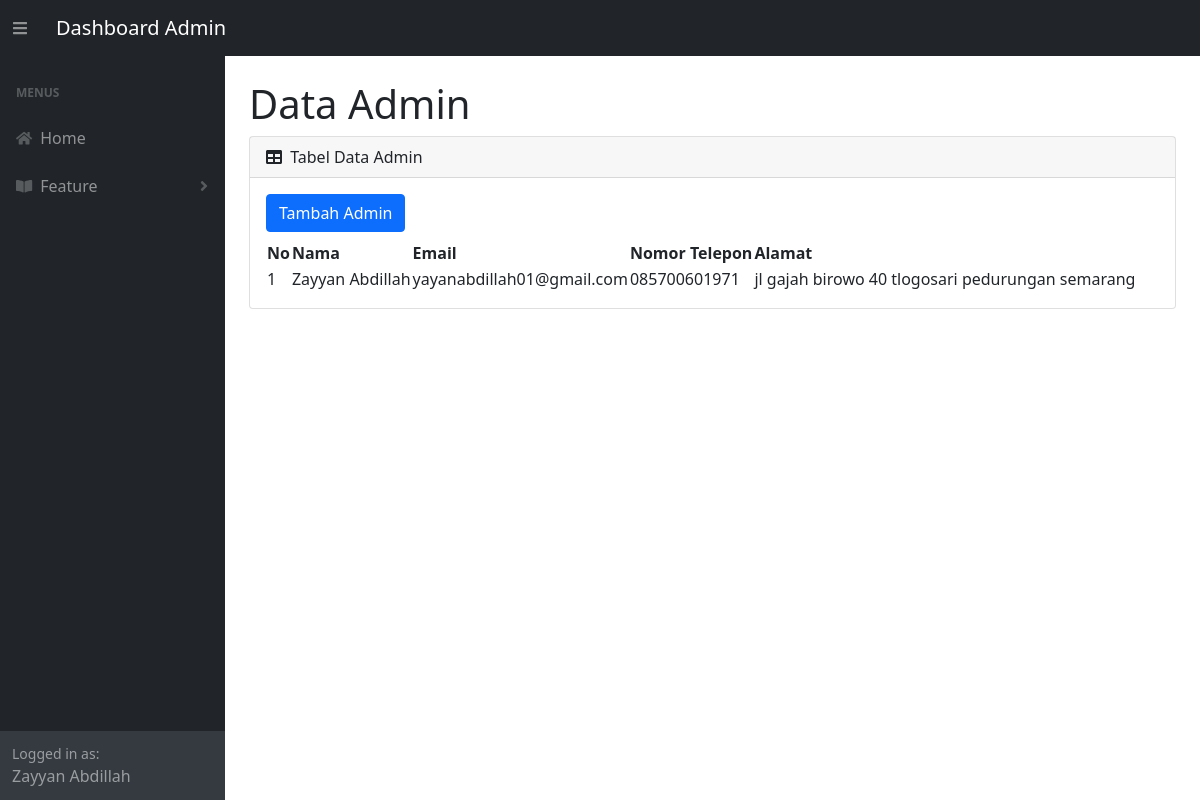
Page /public/dashboard/admin (signed in) on the committed database.
### tables this page shows
CREATE TABLE `user` (
  `id_user` int(11) NOT NULL,
  `fullname` varchar(100) NOT NULL,
  `email` varchar(50) NOT NULL,
  `password` varchar(255) NOT NULL,
  `phone` varchar(20) NOT NULL,
  `address` varchar(100) NOT NULL,
  `role` varchar(10) NOT NULL
);

### app/core/Controller.php (called while the page is built, shortened)
<?php
class Controller {
    public function view($view, $data = [])
    {
        require_once '../app/views/' . $view . '.php';
    }
    public function model($model)
    {
        return new $model;
    }
}

### app/controllers/Dashboard.php (called while the page is built, shortened)
<?php
class Dashboard extends Controller {
    public function admin()
    {
        $data['judul'] = 'Dashboard Admin';
        $data['admins'] = $this->model('User_model')->getAdmin();
        $data['user'] = $_SESSION['loginData'];
        $this->view('templates/headerDash', $data);
        $this->view('dashboard/admin', $data);
    }
}

### app/core/App.php (called while the page is built, shortened)
<?php
class App {
    protected $method = 'index';
    protected $params = [];
    public function __construct()
    {
        $url = $this->parseURL();
        if ( file_exists('../app/controllers/' . $url[0] . '.php') ) {
            unset($url[0]);
        }
        $this->controller = new $this->controller;
        if ( isset($url[1]) ) {
            if ( method_exists($this->controller, $url[1]) ) {
                $this->method = $url[1];
            }
        }
        call_user_func_array([$this->controller, $this->method], $this->params);
    }
    public function parseURL() {
        if (isset($_GET['url'])) {
            $url = rtrim($_GET['url'], '/');
            $url = filter_var($url,FILTER_SANITIZE_URL);
            $url = explode('/', $url);
            return $url;
        }
    }
}

### public/index.php (called while the page is built, shortened)
<?php
$app = new App;

### app/core/Database.php (called while the page is built, shortened)
<?php
class Database {
    private $host = DB_HOST;
    private $user = DB_USER;
    private $pass = DB_PASS;
    private $dbname = DB_NAME;
    private $dbh;
    private $stmt;
    public function __construct()
    {
        $dsn = 'mysql:host=' . $this->host . ';dbname=' . $this->dbname;
        $option = [
            PDO::ATTR_PERSISTENT => true,
            PDO::ATTR_ERRMODE => PDO::ERRMODE_EXCEPTION
        ];
        try {
            $this->dbh = new PDO($dsn, $this->user, $this->pass, $option);
        } catch (PDOException $e) {
            die($e->getMessage());
        }
    }
    public function query($query)
    {
        $this->stmt = $this->dbh->prepare($query);
    }
    public function bind($param, $value, $type = null)
    {
        if ( is_null($type) ) {
            switch (true) {
                default :
                    $type = PDO::PARAM_STR;
            }
        }
        $this->stmt->bindValue($param, $value, $type);
    }
    public function execute()
    {
        $this->stmt->execute();
    }
    public function resultSet()
    {
        $this->execute();
        return $this->stmt->fetchAll(PDO::FETCH_ASSOC);
    }
}

### app/models/User_model.php (called while the page is built, shortened)
<?php
class User_model {
    private $table = 'user';
    private $db;
    public function __construct()
    {
        $this->db = new Database ;
    }
    public function getAdmin()
    {
        $this->db->query('SELECT * FROM ' . $this->table . ' WHERE role=:role');
        $this->db->bind('role', 'admin');
        return $this->db->resultSet();
    }
}

### app/views/dashboard/admin.php (the view, shortened to what this page needs)
<div id="layoutSidenav_content">
  <main>
    <div class="container-fluid px-4">
      <h1 class="mt-4">Data Admin</h1>
      <div class="card mb-4">
        <div class="card-header">
          <i class="fas fa-table me-1"></i>
          Tabel Data Admin
        </div>
          <div class="card-body">
            <button type="button" class="btn btn-primary mb-2" data-bs-toggle="modal" data-bs-target="#tambahProduk">
              Tambah Admin
            </button>
              <table id="datatablesSimple">
                <thead>
                  <tr>
                    <th>No</th>
                    <th>Nama</th>
                    <th>Email</th>
                    <th>Nomor Telepon</th>
                    <th>Alamat</th>
                  </tr>
                </thead>
                <tbody>
                  <?php $nomor = 1; foreach( $data['admins'] as $admin ) : ?>
                    <tr>
                      <td><?= $nomor ?></td>
                      <td><?= $admin['fullname'] ?></td>
                      <td><?= $admin['email'] ?></td>
                      <td><?= $admin['phone'] ?></td>
                      <td><?= $admin['address'] ?></td>
                    </tr>
                  <?php $nomor++; endforeach; ?>
                </tbody>
              </table>
          </div>
      </div>
    </div>
  </main>
</div>

### app/views/templates/headerDash.php (shortened to what this page needs)
<!DOCTYPE html>
<html lang="en">
<head>
  <link href="https://cdn.jsdelivr.net/npm/simple-datatables@latest/dist/style.css" rel="stylesheet" />
  <link href="<?= BASEURL ?>/css/styles.css" rel="stylesheet" />
</head>
<body class="sb-nav-fixed">
  <nav class="sb-topnav navbar navbar-expand navbar-dark bg-dark">
    <button class="btn btn-link btn order-1 order-lg-0 order-sm-0 me-4 me-lg-0" id="sidebarToggle" >
        <i class="fa fa-bars"></i>
    </button>
    <a class="navbar-brand ps-3" href="<?= BASEURL ?>/dashboard"><?= $data['judul'] ?></a>
  </nav>
  <div id="layoutSidenav">
    <div id="layoutSidenav_nav">
        <nav class="sb-sidenav accordion sb-sidenav-dark" id="sidenavAccordion">
            <div class="sb-sidenav-menu">
                <div class="nav">
                    <div class="sb-sidenav-menu-heading">Menus</div>
                    <a class="nav-link" href="<?= BASEURL ?>/home">
                      <div class="sb-nav-link-icon"><i class="fas fa-home"></i></div>
                      Home
                    </a>
                    <a class="nav-link collapsed" href="#" data-bs-toggle="collapse" data-bs-target="#collapsePages" aria-expanded="false" aria-controls="collapsePages">
                      <div class="sb-nav-link-icon"><i class="fas fa-book-open"></i></div>
                      Feature
                      <div class="sb-sidenav-collapse-arrow"><i class="fas fa-angle-down"></i></div>
                    </a>
                </div>
            </div>
            <div class="sb-sidenav-footer">
                <div class="small">Logged in as:</div>
                <?= $data['user']['name']; ?>
            </div>
        </nav>
    </div>

### rows in the picture
user: fullname "Zayyan Abdillah", email "yayanabdillah01@gmail.com", phone "085700601971", address "jl gajah birowo 40 tlogosari pedurungan semarang"

### other values in the picture
$data['judul'] "Dashboard Admin"
